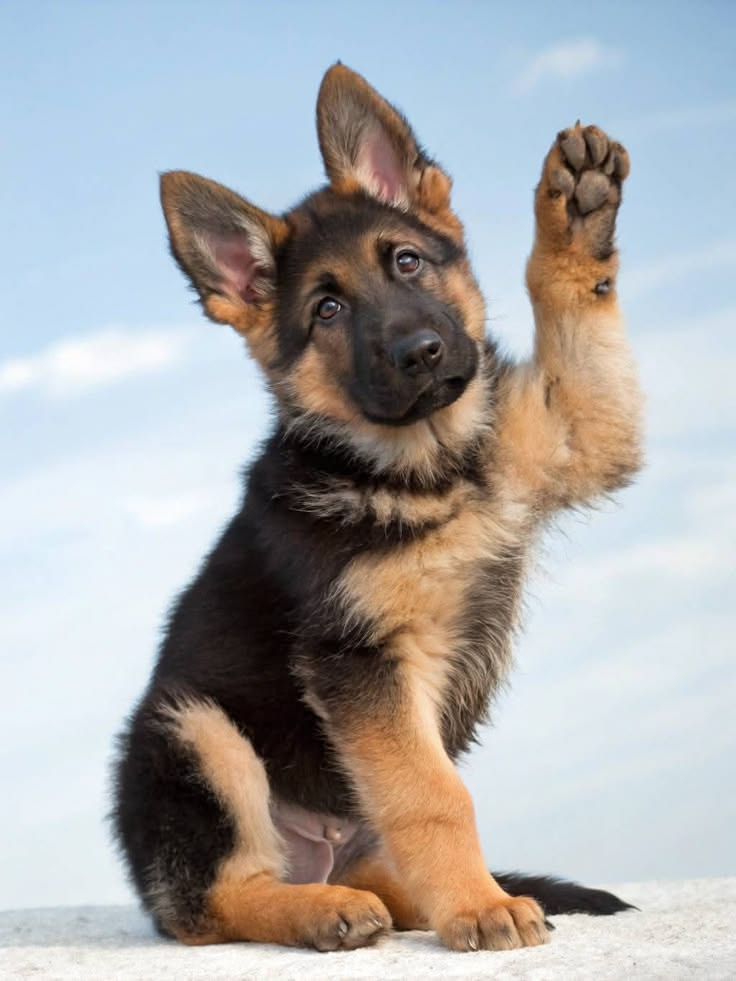
#> input picture mentor-meet/Deep-learning and open-cv/Photos/german-shepd.jpg, 736 x 981 px
$ python connected_component.py
#> lines starting #> are read from the running program, lines starting #| are printed output that depends on the picture; after the words box and inside, x2 and y2 are one past the last pixel; in counts of white or black regions, pixels touching at a corner belong together
import cv2
import numpy as np

image = cv2.imread("./Photos/german-shepd.jpg")
#> image is the input picture: shape (981, 736, 3); mean B, G, R 169.9, 169.9, 170.4

gray = cv2.cvtColor(image, cv2.COLOR_BGR2GRAY)
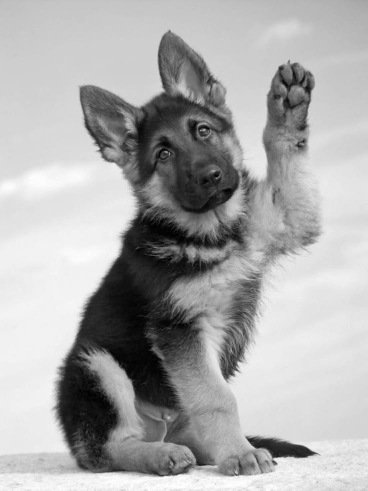
#> gray: shape (981, 736) (shown at 1/2 size); min 0, max 255, mean 170

_, binary = cv2.threshold(
    gray, 127, 255, cv2.THRESH_BINARY_INV
)
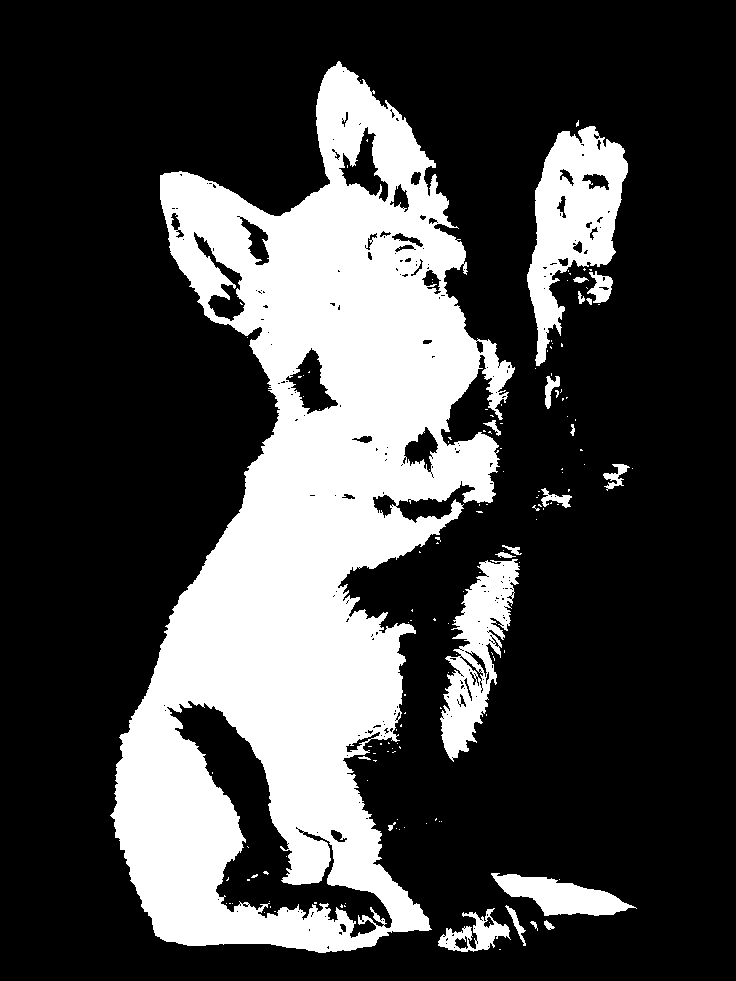
#> binary: shape (981, 736); 26.9% white; 146 white regions (125 under 20 px), largest, box (x1, y1, x2, y2) and area: (110, 61, 515, 953) 168144, (527, 126, 628, 366) 11643, (440, 559, 520, 762) 7184

num_labels, labels, stats, centroids = (
    cv2.connectedComponentsWithStats(
        binary,
        connectivity=8
    )
)
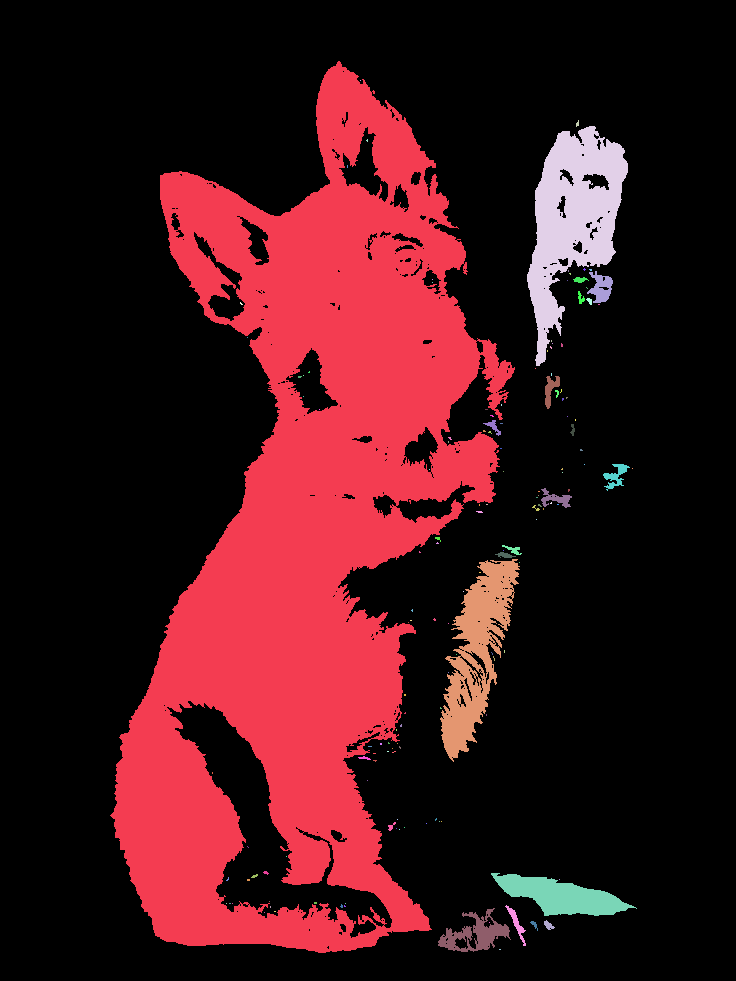
#> labels: shape (981, 736) int32; 147 distinct labels, from 0 to 146; one colour per label, 0 black
#> num_labels = 147; stats = 147 rows, first 6: [0, 0, 736, 981, 528076], [110, 61, 405, 892, 168144], [360, 80, 1, 1, 1], [576, 120, 3, 7, 14], [527, 126, 101, 240, 11643], [366, 139, 2, 3, 4]; centroids = 147 pairs, first value 212 to 632, second value 80 to 949

output = cv2.cvtColor(binary, cv2.COLOR_GRAY2BGR)

for label in range(1, num_labels):
    x = stats[label, cv2.CC_STAT_LEFT]
    y = stats[label, cv2.CC_STAT_TOP]
    width = stats[label, cv2.CC_STAT_WIDTH]
    height = stats[label, cv2.CC_STAT_HEIGHT]
    area = stats[label, cv2.CC_STAT_AREA]

    # Ignore tiny objects (noise)
    if area < 100:
        continue

    # Draw bounding box
    cv2.rectangle(
        output,
        (x, y),
        (x + width, y + height),
        (0, 255, 0),
        2
    )

    print(f"Object {label}: Area = {area}")
    print(f"Position: ({x}, {y})")
    print(f"Size: {width} x {height}")
    print(f"Centroid: {centroids[label]}")
#> this loop made 146 passes
#> (x, y, width, height, area) on passes 1, 4, 10, 12, 17, 18, 32, 44: (110, 61, 405, 892, 168144), (527, 126, 101, 240, 11643), (587, 271, 26, 32, 459), (573, 277, 16, 6, 59), (578, 291, 7, 13, 50), (586, 298, 6, 7, 26), (545, 376, 15, 33, 243), (483, 420, 18, 16, 92)
#> (printed output is left out)
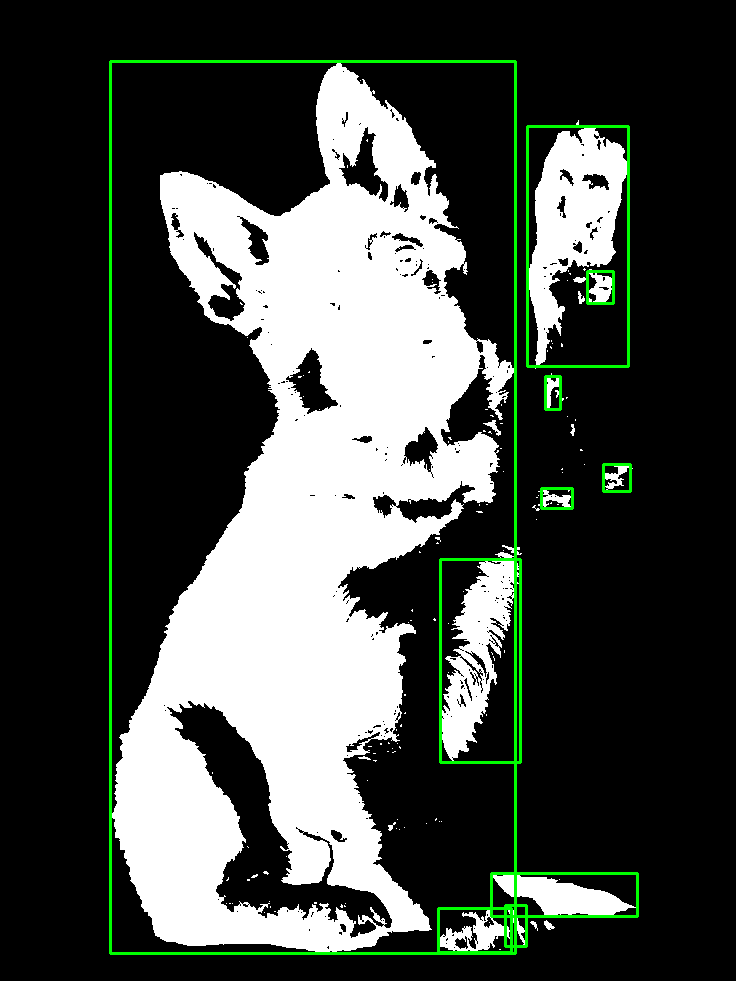
#> output: shape (981, 736, 3); mean B, G, R 68.3, 73.5, 68.3

print("Total labels including background:", num_labels)
#| Total labels including background: 147
print("Objects before filtering:", num_labels - 1)
#| Objects before filtering: 146

cv2.imshow("Binary Image", binary)
cv2.imshow("CCA Result", output)

cv2.waitKey(0)
cv2.destroyAllWindows()

$ run again, with mentor-meet/Deep-learning and open-cv/Photos/Home.jpg copied over mentor-meet/Deep-learning and open-cv/Photos/german-shepd.jpg
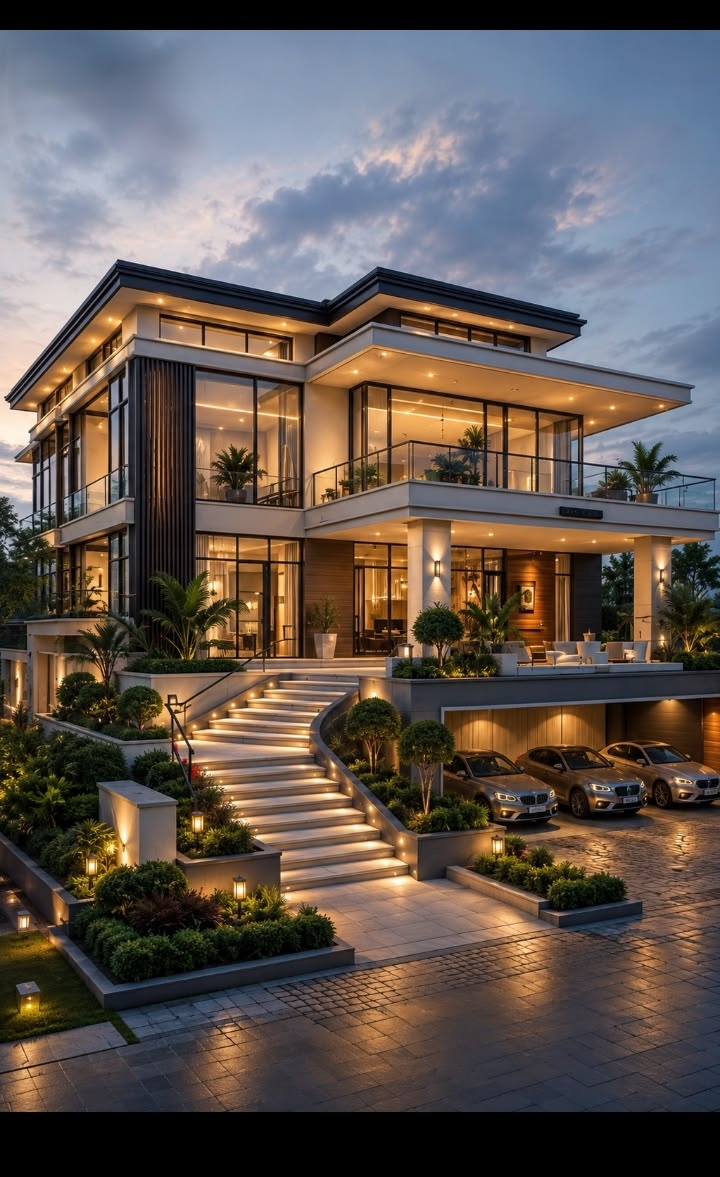
#> input picture mentor-meet/Deep-learning and open-cv/Photos/Home.jpg, 720 x 1177 px
#> image is the input picture: shape (1177, 720, 3); mean B, G, R 81.6, 87.3, 97.5
#> binary: shape (1177, 720); 69.3% white; 1236 black regions (947 under 20 px), largest, box (x1, y1, x2, y2) and area: (0, 30, 720, 530) 171712, (280, 870, 545, 942) 6826, (312, 330, 640, 406) 5834
#> `num_labels, labels, stats, centroids = ( cv2.connectedComponentsWithSt..`:
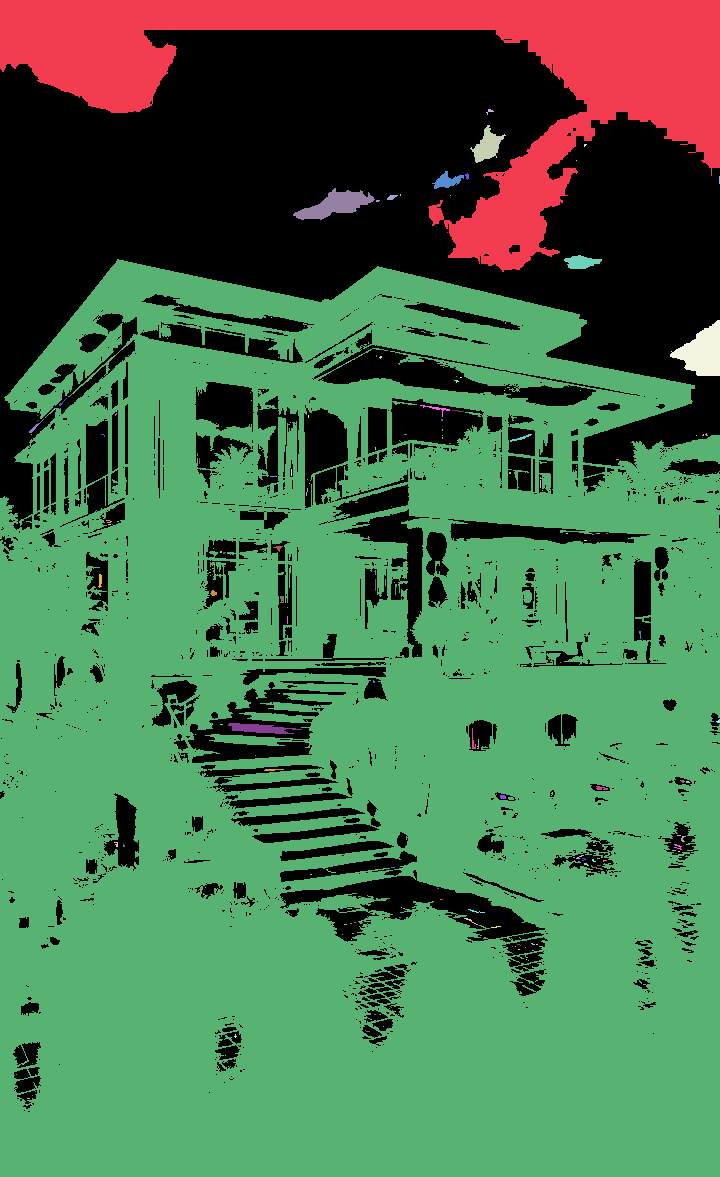
#> labels: shape (1177, 720) int32; 202 distinct labels, from 0 to 201; one colour per label, 0 black
#> num_labels = 202; stats = 202 rows, first 6: [0, 30, 720, 1082, 260373], [0, 0, 720, 272, 58741], [486, 109, 8, 6, 18], [470, 125, 36, 38, 615], [584, 144, 3, 3, 6], [576, 160, 1, 1, 1]; centroids = 202 pairs, first value 0 to 719, second value 73.03 to 1098
#> the loop `for label in range(1, num_labels):` made 201 passes
#> (x, y, width, height, area) on passes 1, 3, 6: (0, 0, 720, 272, 58741), (470, 125, 36, 38, 615), (432, 171, 32, 18, 278)
#> (printed output is left out)
#> after the loop `for label in range(1, num_labels):`:
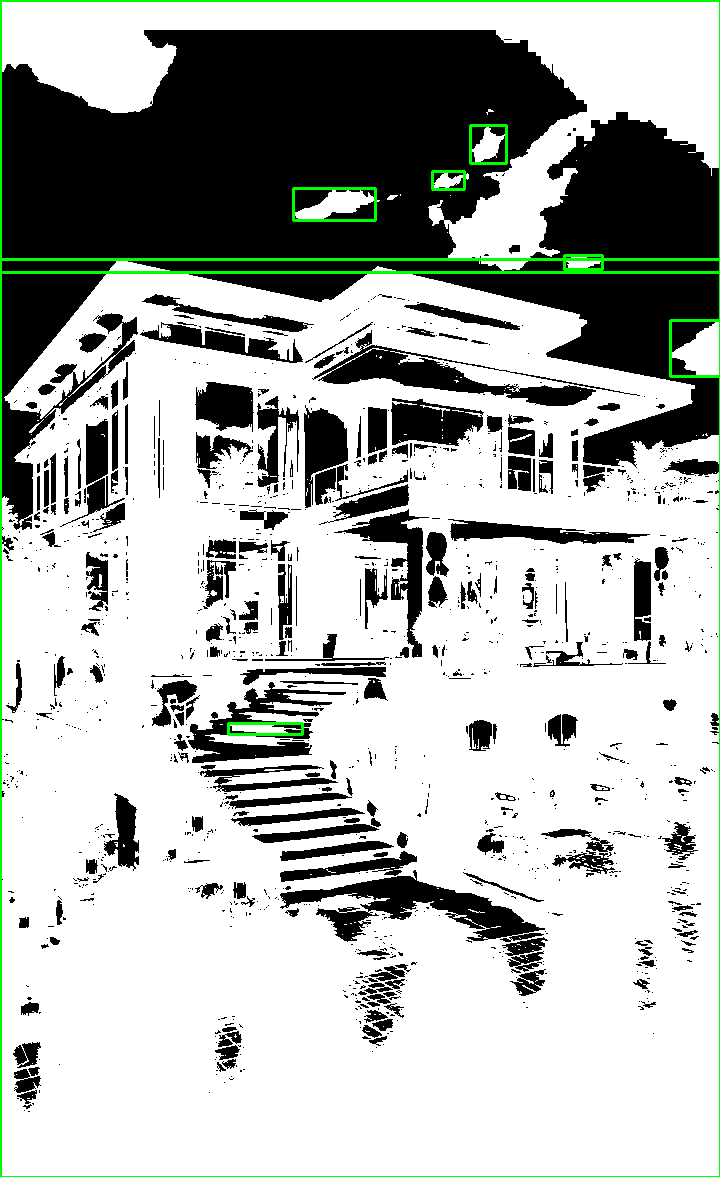
#> output: shape (1177, 720, 3); mean B, G, R 175, 178.8, 175
#| Total labels including background: 202
#| Objects before filtering: 201
